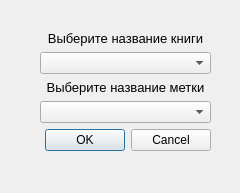
<?xml version="1.0" encoding="UTF-8"?>
<ui version="4.0">
 <class>Dialog</class>
 <widget class="QDialog" name="Dialog">
  <property name="geometry">
   <rect>
    <x>0</x>
    <y>0</y>
    <width>240</width>
    <height>193</height>
   </rect>
  </property>
  <property name="windowTitle">
   <string>Dialog</string>
  </property>
  <widget class="QWidget" name="layoutWidget">
   <property name="geometry">
    <rect>
     <x>40</x>
     <y>30</y>
     <width>171</width>
     <height>121</height>
    </rect>
   </property>
   <layout class="QVBoxLayout" name="verticalLayout">
    <item>
     <widget class="QLabel" name="status">
      <property name="font">
       <font>
        <pointsize>10</pointsize>
       </font>
      </property>
      <property name="text">
       <string>Выберите название книги</string>
      </property>
      <property name="alignment">
       <set>Qt::AlignCenter</set>
      </property>
     </widget>
    </item>
    <item>
     <widget class="QComboBox" name="books"/>
    </item>
    <item>
     <widget class="QLabel" name="status_2">
      <property name="font">
       <font>
        <pointsize>10</pointsize>
       </font>
      </property>
      <property name="text">
       <string>Выберите название метки</string>
      </property>
      <property name="alignment">
       <set>Qt::AlignCenter</set>
      </property>
     </widget>
    </item>
    <item>
     <widget class="QComboBox" name="tags"/>
    </item>
    <item>
     <widget class="QDialogButtonBox" name="buttonBox">
      <property name="orientation">
       <enum>Qt::Horizontal</enum>
      </property>
      <property name="standardButtons">
       <set>QDialogButtonBox::Cancel|QDialogButtonBox::Ok</set>
      </property>
     </widget>
    </item>
   </layout>
  </widget>
 </widget>
 <resources/>
 <connections/>
</ui>
